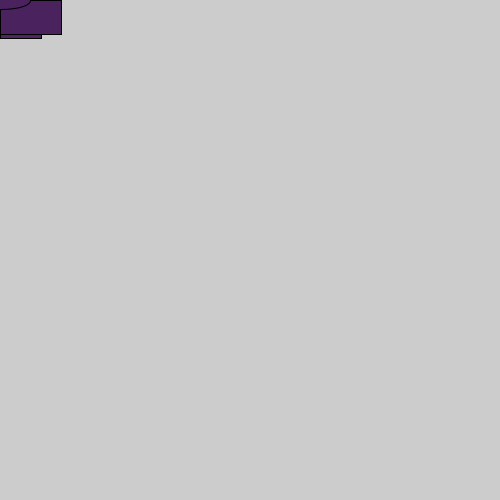
Frame 1 (no input)
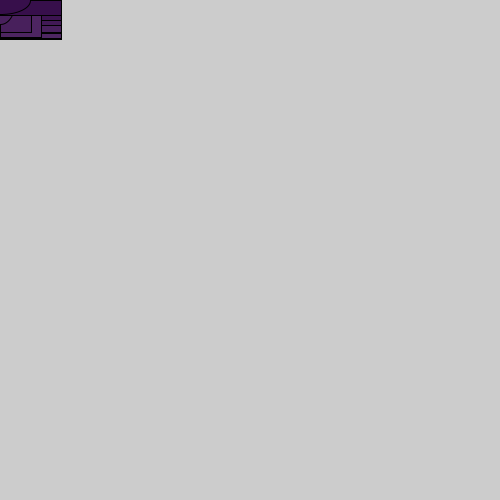
Frame 60 (the mouse pressed at the canvas centre just before this capture)
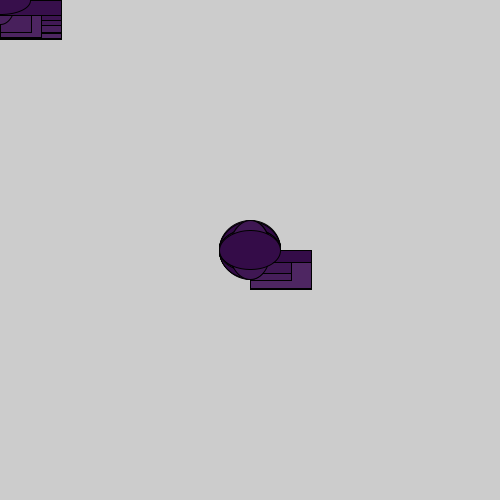
Frame 120 (the mouse held since frame 60 and released just before this capture)

The Processing sketch that drew these frames (run headless with seeded random() and noise(); from frame 60 on, the mouse is pressed at the canvas centre):

// Processing sketch: processing_38944
// ── processing_38944.pde

void setup () {
  size (500, 500);
}
void draw () {
  stroke (0);
  fill(0);
  tete (30, 30, 30);
  tete (40, 40, 40);
  tete(60, 70, 60);
}
void tete(int pepe, float nene, float fofo) {
  pepe = pepe +1;
  nene = random (40);
  fofo=random (60);
  fill (nene+40, nene, nene+60);
  rect (mouseX, mouseY, pepe, nene);
  ellipse(mouseY, mouseX, pepe, fofo);
}
